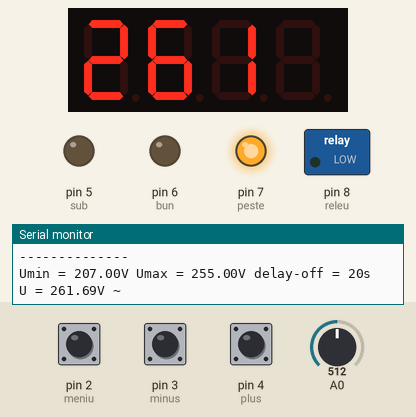
The sketch below on a simulated Arduino Uno, built with avr-gcc and run on an emulated ATmega328P. On the bench: 4-digit seven-segment display, switched loads named in the sketch (green lamp = pin HIGH), output pins drawn as LEDs (lit = HIGH), the last lines printed to the serial monitor. The inputs (shaded band) are chosen by the test bench; at power-on: pin 2 (meniu) HIGH, pin 3 (minus) HIGH, pin 4 (plus) HIGH, A0 = 512. EEPROM starts erased.

Above: at 10.6 s.
10.7 s: pin 2 (meniu) pulled LOW for 1 s
At 14.0 s:
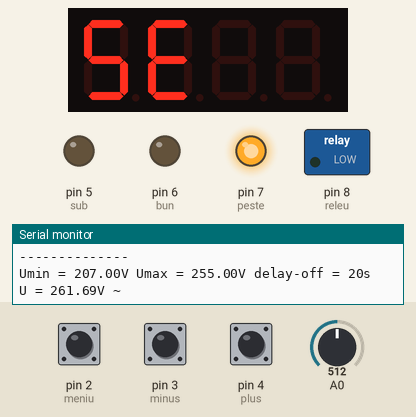
14.9 s: pin 2 (meniu) pulled LOW for 3.2 s
At 16.9 s:
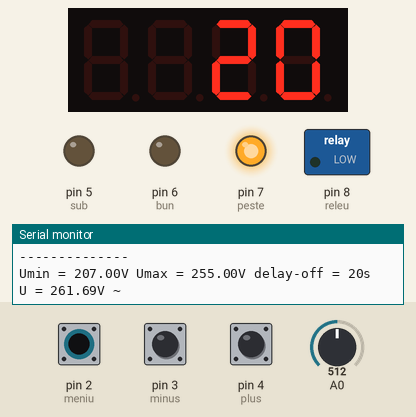
19.6 s: pin 3 (minus) pulled LOW for 1 s
At 20.9 s:
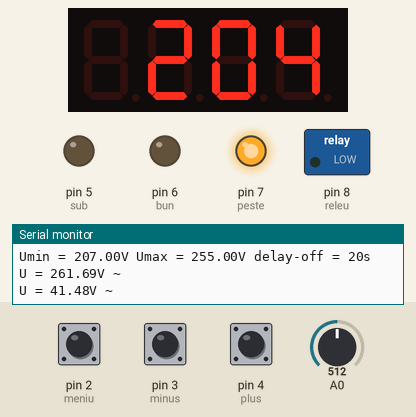
22.1 s: pin 3 (minus) pulled LOW for 0.2 s
At 22.8 s:
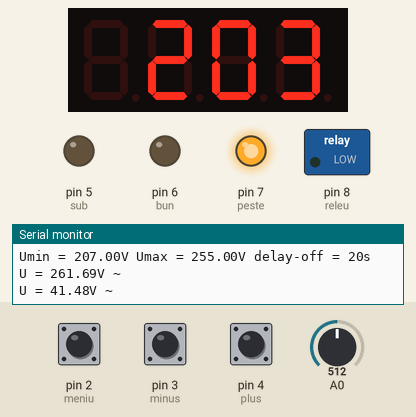
Timing chart, 0 to 24.8 s (numbered marks = the images above; inputs shaded):
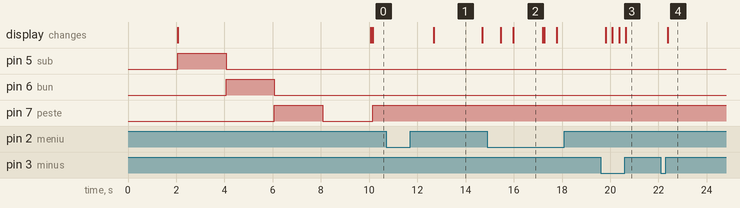

The sketch:

main_voltage_4b.ino
```cpp
// base sketch from https://brainy-bits.com/tutorials/4-bits-7-segment-led-display-with-arduino/
// changed TM1637 library by niq_ro for degree, r & h letter
// main voltmeter on TM1637 LED display by niq_ro from http://www.tehnic.go.ro
// & http://arduinotehniq.com/
// ver.0 - base schetch for see main voltage
// ver.1, change TM1637 pins, put 3 leds for state (under, ok, overvoltage)
// ver.2, put MENU, increase, decrease buttons
// ver.3, store value in EEPROM memory
// ver.4, put trafo with dual diode (full bridge)
// ver.4b, put test sequence...

#include "TM1637.h" // use changed library from https://github.com/tehniq3/TM1637-display/tree/master/TM1637
//{0,1,2,3,4,5,6,7,8,9,10,11,12,13,14,15,16,17,18,19};
//0~9,A,b,C,d,E,F,"-"," ",degree,r,h,n,t,
//A -> 10, b -> 11, C -> 12, d -> 13, E -> 14, F -> 15,
// "-" -> 16, space -> 17, degree -> 18, r -> 19, h -> 20, n -> 21
// t -> 22, "u with _" -> 23, "u with -" -> 24

#include <EEPROM.h> // http://tronixstuff.com/2011/03/16/tutorial-your-arduinos-inbuilt-eeprom/

#define CLK 9  //Pins for TM1637
#define DIO 10
TM1637 tm1637(CLK,DIO);

#define sub 5    // pin for undervoltage led
#define bun 6     // pin for ok voltage led
#define peste 7   // pin for overvoltage led
#define releu 8  // pin for relay
#define meniu 2   // pin for MENU button
#define minus 3
#define plus 4

float R1 = 1.0;   // resistor from GNTD to pin A0
float R2 = 33.0;  // resisitor from A1 to measure voltage
float voltage, voltagetr, vtot;
int vs, vsm, vm, vu;
float trafo = 19;
float ud = 1.3;   // are 2 diodes (full bridge)
float uref = 1.1;
float u1, u0;
float cor = 0.971;
//float cor = 1.05;

float under;  // under voltage value
float over;   // over voltage value
int intarziere;  // value in second for delay after disconect relay because voltage is not ok
int intarziere2 = 1;  // value in second for delay after reading when voltage is ok
int nivel = 0;
int underzu, overzu;
int under1 = 190;
int under2 = 207;
int over1 = 240;
int over2 = 255;

// uncomment block first time, for write datas in EEPROM memory
/*
// under voltage is 190V ->
EEPROM.write(101,1);
EEPROM.write(102,9);
EEPROM.write(103,0);
// overvoltage is 250V ->
EEPROM.write(104,2);
EEPROM.write(105,5);
EEPROM.write(106,0);
// delay time for reconnect relay -> 9 seconds
EEPROM.write(107,0);
EEPROM.write(108,9);
*/

int unders = EEPROM.read(101);
int underz = EEPROM.read(102);
int underu = EEPROM.read(103);
int overs = EEPROM.read(104);
int overz = EEPROM.read(105);
int overu = EEPROM.read(106);
int intarzierez = EEPROM.read(107);
int intarziereu = EEPROM.read(108);


void setup(){
  // initialize serial:
  Serial.begin(9600);
  // message on serial monitor
  Serial.println("--------");
  Serial.println("Under & overvoltage protection relay for main power supply ver.4.0");
  Serial.println("--------------");
 pinMode(A0, INPUT);
 pinMode(meniu, INPUT);
 pinMode(plus, INPUT);
 pinMode(minus, INPUT);
 pinMode(sub, OUTPUT);
 pinMode(bun, OUTPUT);
 pinMode(peste, OUTPUT);
 pinMode(releu, OUTPUT);

 digitalWrite(meniu, HIGH);  // put inputs in high state (when push is to ground -> low state)
 digitalWrite(plus, HIGH);
 digitalWrite(minus, HIGH);
 digitalWrite(sub, LOW);
 digitalWrite(bun, LOW);
 digitalWrite(peste, LOW);
 digitalWrite(releu, LOW);

analogReference(INTERNAL); // use AREF for reference voltage
  tm1637.init();
  tm1637.set(BRIGHT_TYPICAL);
  //BRIGHT_TYPICAL = 2,BRIGHT_DARKEST = 0,BRIGHTEST = 7;

vtot = 0;
delay(2000);


under = 100*unders + 10*underz + underu;
if (under < under1) under = under1;
if (under > under2) under = under2;
over = 100*overs + 10*overz + overu;
if (over < over1) over = over1;
if (over > over2) over = over2;
intarziere = 10*intarzierez + intarziereu;
if (intarziere < 1) intarziere = 1;
if (intarziere > 20) intarziere = 20;

Serial.print("Umin = ");
Serial.print(under);
Serial.print("V Umax = ");
Serial.print(over);
Serial.print("V delay-off = ");
Serial.print(intarziere);
Serial.println("s");

// test sequence
    tm1637.display(0,22); // put 't'
    tm1637.display(1,14); // put 'E'
    tm1637.display(2,5);  // put 'S' (5)
    tm1637.display(3,22); // put 't'
digitalWrite(sub, HIGH);
digitalWrite(bun, LOW);
digitalWrite(peste, LOW);
delay(2000);
digitalWrite(sub, LOW);
digitalWrite(bun, HIGH);
digitalWrite(peste, LOW);
delay(2000);
digitalWrite(sub, LOW);
digitalWrite(bun, LOW);
digitalWrite(peste, HIGH);
delay(2000);
digitalWrite(sub, LOW);
digitalWrite(bun, LOW);
digitalWrite(peste, LOW);
}//end "setup()"


void loop(){     //Start of Program

if (nivel == 0) {     // measurement state
for (byte i=0; i < 10; i++){
voltagetr = analogRead(A0);  // read voltage steps (0..1023)
vtot = vtot + voltagetr;
delay(200);
if (digitalRead(meniu) == LOW) {
  nivel = 1;
  i = 10;
  delay(500);
}
}

voltagetr = vtot/10;
u1 = voltagetr*(R1+R2)*uref/R1;
u1 = u1/1024;
u0 = (u1 + ud)/1.41;
voltage = cor*u0*trafo;
vtot = 0;

 Serial.print("U = ");
 Serial.print(voltage);
 Serial.println("V ~");

// calculate number for each figure number
vs = voltage /100;
vsm = voltage - 100*vs;
vm = vsm /10;
vu = vsm - 10*vm;

    tm1637.display(3,16); // put -
 delay(50);

    tm1637.display(0,vs);
    tm1637.display(1,vm);
    tm1637.display(2,vu);
    tm1637.display(3,17); // put space

if (digitalRead(meniu) == LOW) {
  nivel = 1;
  delay(500);
}
}

if (nivel == 0) {     // measurement state
if (voltage <= under)  // undervoltage
{
digitalWrite(sub, HIGH);
digitalWrite(bun, LOW);
digitalWrite(peste, LOW);
digitalWrite(releu, LOW);

for (byte j=0; j < intarziere; j++){
if (digitalRead(meniu) == LOW) {
  nivel = 1;
  j = intarziere;
  delay(500);
}
delay(1000);
}
}
if (voltage >= over)  // overvoltage
{
digitalWrite(sub, LOW);
digitalWrite(bun, LOW);
digitalWrite(peste, HIGH);
digitalWrite(releu, LOW);
for (byte j=0; j < intarziere; j++){
if (digitalRead(meniu) == LOW) {
  nivel = 1;
  j = intarziere;
  delay(500);
}
delay(1000);
}

}
if ((voltage > under) && (voltage < over))
{
digitalWrite(sub, LOW);
digitalWrite(bun, HIGH);
digitalWrite(peste, LOW);
digitalWrite(releu, HIGH);
for (byte j=0; j < intarziere2; j++){
if (digitalRead(meniu) == LOW) {
  nivel = 1;
  j = intarziere2;
  delay(500);
}
delay(500);
}

}
}    // end loop for measurement

if (nivel == 1) {    // for change the value
    tm1637.display(0,5);  // put 'S' (5)
    tm1637.display(1,14); // put 'E
    tm1637.display(2,22); // put 't'
    tm1637.display(3,17); // put space
delay(2000);
nivel = 2;
}

if (nivel == 2) {    // for change the undervoltage value
unders = under / 100;
underzu = under - 100*unders;
underz = underzu/10;
underu = underzu - 10*underz;

    tm1637.display(0,23);  // put 'u upper and _ bottom'
    tm1637.display(1,unders); // put hundreds
    tm1637.display(2,underz); // put tens
    tm1637.display(3,underu); // put units

if (digitalRead(meniu) == LOW) {
  nivel = 3;
EEPROM.write(101,unders);
EEPROM.write(102,underz);
EEPROM.write(103,underu);
  delay(500);
}

if (digitalRead(plus) == LOW) {
  under = under + 1;
  if (under > under2) under = under2;
  delay(250);
}

if (digitalRead(minus) == LOW) {
  under = under - 1;
  if (under < under1) under = under1;
  delay(250);
}

}  // end loop for change undervoltage value

if (nivel == 3) {    // for change the overrvoltage value
overs = over / 100;
overzu = over - 100*overs;
overz = overzu/10;
overu = overzu - 10*overz;

    tm1637.display(0,24);  // put 'u with -'
    tm1637.display(1,overs); // put hundreds
    tm1637.display(2,overz); // put tens
    tm1637.display(3,overu); // put units

if (digitalRead(meniu) == LOW) {
  nivel = 4;
EEPROM.write(104,overs);
EEPROM.write(105,overz);
EEPROM.write(106,overu);
  delay(500);
}

if (digitalRead(plus) == LOW) {
  over = over + 1;
  if (over > over2) over = over2;
  delay(250);
}

if (digitalRead(minus) == LOW) {
  over = over - 1;
  if (over < over1) over = over1;
  delay(250);
}

}  // end loop for change overvoltage value

if (nivel == 4) {    // for change delay time for nook voltage
intarzierez = intarziere / 10;
intarziereu = intarziere - 10*intarzierez;

    tm1637.display(0,22);  // put 't'
    tm1637.display(1,17); // put space
    tm1637.display(2,intarzierez); // put tens
    tm1637.display(3,intarziereu); // put units

if (digitalRead(meniu) == LOW) {
  nivel = 0;
EEPROM.write(107,intarzierez);
EEPROM.write(108,intarziereu);
  delay(500);
}

if (digitalRead(plus) == LOW) {
  intarziere = intarziere + 1;
  if (intarziere > 20) intarziere = 20;
  delay(250);
}

if (digitalRead(minus) == LOW) {
  intarziere = intarziere - 1;
  if (intarziere < 1) intarziere = 1;
  delay(250);
}

}  // end loop for change delay value  for nook voltage


}// end loop()
```

Measured:
- after the input at 10.7 s, the display: changes after 2.0 s (image 1)
- after the input at 14.9 s, the display: first changes after 0.56 s (image 2 shows a later state)
- after the input at 19.6 s, the display: first differs from a run without the input after 0.49 s (image 3 shows a later state)
- after the input at 22.1 s, the display: changes after 0.28 s (image 4)
- what the display in image 1 shows lasts 2.0 s, from 12.7 s to 14.7 s
- what the display in image 2 shows lasts 1.2 s, from 16.0 s to 17.2 s
